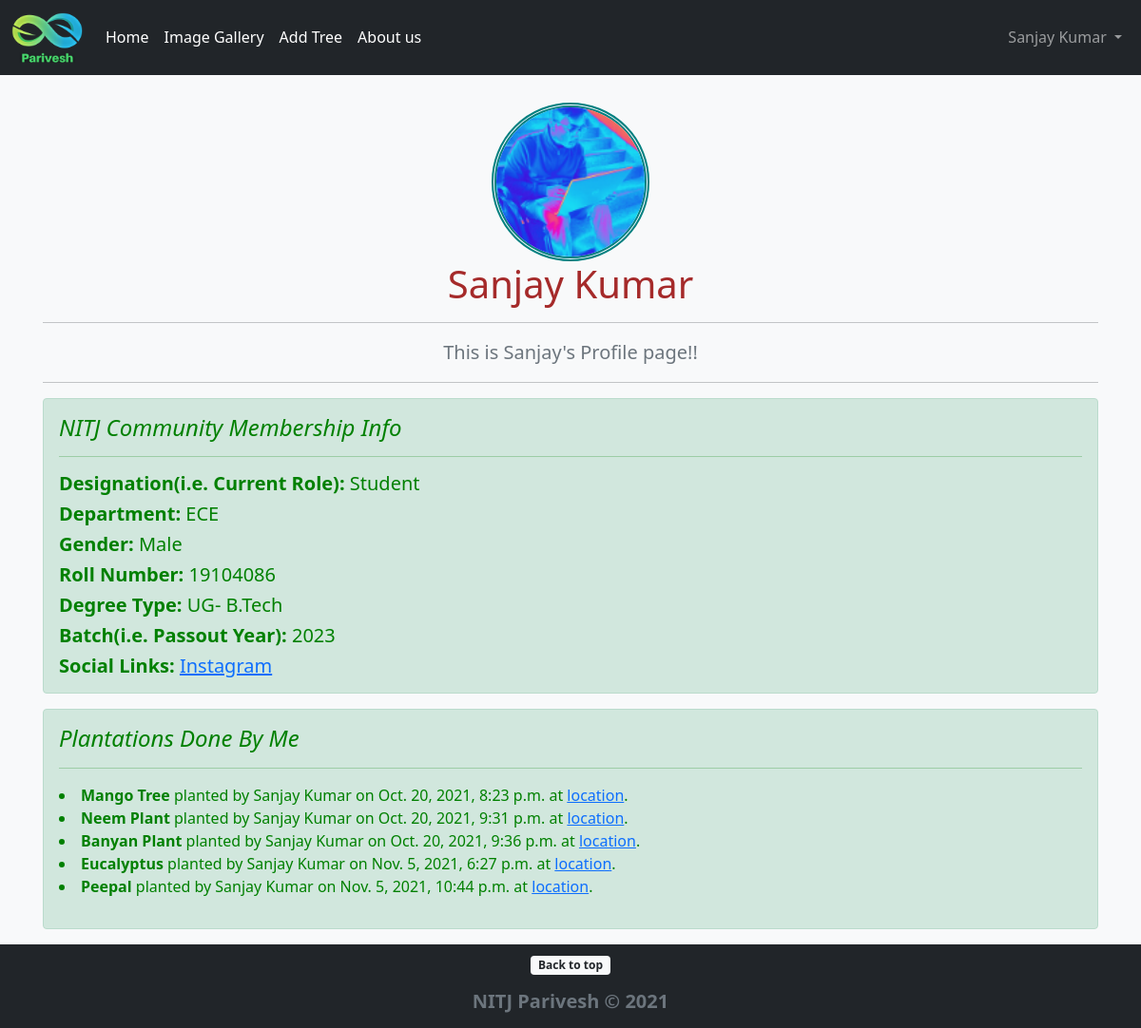
/Members/3/profile (signed in), run on the app's committed database.
### PariveshApp/models.py (models this page shows, shortened)
class Profile(models.Model):
    user = models.OneToOneField(User, null=True, on_delete=models.CASCADE)
    bio = models.TextField()
    profile_pic = models.ImageField(default='default_profile_pic.jpg', upload_to="profile_pics")
    designation = models.CharField(max_length=255)
    department = models.CharField(max_length=255)
    gender = models.CharField(max_length=255)
    roll_no = models.CharField(max_length=255,null=True,blank=True)
    degree_type = models.CharField(max_length=255,null=True,blank=True)
    batch = models.CharField(max_length=255,null=True,blank=True)
    website_url = models.URLField(null=True, blank=True)
    facebook_url = models.URLField(null=True, blank=True)
    instagram_url = models.URLField(null=True, blank=True)
    linkedin_url = models.URLField(null=True, blank=True)
    twitter_url = models.URLField(null=True, blank=True)

class Plantation(models.Model):
    plant_name = models.CharField(max_length=255)
    plant_loc = models.URLField()
    plant_pic = models.ImageField(default='default_plant_pic.jpg', upload_to='plant_pics')
    date_time = models.DateTimeField(default=timezone.now)
    planter  = models.ForeignKey(User, on_delete=CASCADE)
    remarks = models.TextField()

### Members/views.py (the view)
# urls.py: path('<int:pk>/profile',ShowProfilePageView.as_view(), name="show-profile-page"),
class ShowProfilePageView(DetailView):
    model = Profile
    template_name = 'registration/user_profile.html'
    def get_context_data(self, *args, **kwargs):
        context = super(ShowProfilePageView, self).get_context_data(*args, **kwargs)
        page_user = get_object_or_404(Profile, id=self.kwargs['pk'])
        context["page_user"] = page_user
        context["user_plants"] = Plantation.objects.filter(planter = page_user.user)
        return context

### Members/templates/registration/user_profile.html (shortened to what this page needs)
{% extends 'base.html' %}
{% load static %}
{% block content %}
<div class="container">
  <img class="mt-5 text-center" src="{{ page_user.profile_pic.url }}" style=" border: 5px double teal;border-radius:50%;display:block;width:15%;margin-left:auto;margin-right:auto;margin-top: 10px;"></img>
  <h1 class="text-center" style="color: brown;">{{ page_user.user.first_name }} {{ page_user.user.last_name }}</h1>
  <hr/>
      <p class="lead text-muted text-center">{{ page_user.bio }}</p>
  <hr/>
    <div class="alert alert-success" style="color: green;" role="alert">
      <h4 class="alert-heading"><i>NITJ Community Membership Info</i></h4>
      <hr>
      <h5 class="card-text"><b>Designation(i.e. Current Role):</b> {{ page_user.designation }}</h5>
      <h5 class="card-text"><b>Department:</b> {{ page_user.department }}</h5>
      <h5 class="card-text"><b>Gender:</b> {{ page_user.gender }}</h5>
      {% if page_user.roll_no %}
      <h5 class="card-text"><b>Roll Number:</b> {{ page_user.roll_no }}</h5>
      {% endif %}
      {% if page_user.degree_type %}
      <h5 class="card-text"><b>Degree Type:</b> {{ page_user.degree_type }}</h5>
      {% endif %}
      {% if page_user.batch %}
      <h5 class="card-text"><b>Batch(i.e. Passout Year):</b> {{ page_user.batch }}</h5>
      {% endif %}
      <h5 class="card-text"> <b>Social Links:</b>
          {% if page_user.instagram_url %}
            <a href="{{ page_user.instagram_url }}">Instagram</a> &ThickSpace;
          {% endif %}
      </h5>
    </div>
  {% if user_plants %}
  <div class="alert alert-success" style="color: green;" role="alert">
    <h4 class="alert-heading"><i>Plantations Done By Me</i></h4>
    <hr>
    <p>
        {% for plant in user_plants %}
        <li>
            <strong>{{ plant.plant_name }}</strong> planted by {{ plant.planter.first_name }} {{ plant.planter.last_name }} on {{ plant.date_time }} at <a href="{{ plant.plant_loc }}">location</a>.
        </li>
        {% endfor %}
    </p>
  {% endif %}
  </div>
</div>
{% endblock %}

### PariveshApp/templates/base.html (shortened to what this page needs)
<!doctype html>
<html lang="en" class="h-100">
{% load static %}
  <head>
<link rel="stylesheet" href="{% static 'css/bootstrap.min.css' %}">
    <link href="{% static 'css/sticky-footer-navbar.css' %}" rel="stylesheet">
    <link href="{% static 'css/headers.css' %}" rel="stylesheet">
  </head>
  <body class="d-flex flex-column h-100 bg-light">
  <header class="bg-dark text-white">
    <nav class="navbar navbar-expand-md navbar-dark fixed-top bg-dark">
      <div class="d-flex flex-wrap align-items-center justify-content-center justify-content-lg-start container-fluid">
          <a class="navbar-brand" href="/" style="font-weight: bold; color:greenyellow">
            <img src="{% static 'parivesh_icon.png' %}" alt="Parivesh Icon" width="75" class="d-inline-block align-text-center">
          </a>
          {% if user.is_authenticated %}
          <div class="collapse navbar-collapse" id="navbarSupportedContent">
            <ul class="nav col-12 col-lg-auto me-lg-auto mb-2 justify-content-center mb-md-0">
              <li class="nav-item">
                <a class="nav-link px-2 text-white" href="/">Home</a>
              </li>
              <li class="nav-item">
                <a class="nav-link px-2 text-white" href="{% url 'gallery' %}">Image Gallery</a>
              </li>
              <li class="nav-item">
                <a class="nav-link px-2 text-white" href="{% url 'add-plant' %}">Add Tree</a>
              </li>
              <li class="nav-item">
                <a class="nav-link px-2 text-white" href="{% url 'about-us' %}">About us</a>
              </li>
          </ul>
              <div class="text-end">
                <ul class="navbar-nav ml-auto">
                  <li class="nav-item dropdown">
                    <a class="nav-link dropdown-toggle" href="#" id="navbarDropdown" role="button" data-bs-toggle="dropdown" aria-expanded="false">
                      {{user.first_name}} {{user.last_name}}
                    </a>
                  </li>
                </ul>
              </div>
            </div>
            {% endif %}
    </nav>
  </header>
<main class="flex-shrink-0">
  {% block content %}
  {% endblock %}
</main>
<footer class="footer mt-auto py-2 bg-dark">
  <div class="container text-center">
    <p><a href="#"><span class="badge bg-light text-dark">Back to top</span></a></p>
    <span class="text-muted">
      <h5><strong>NITJ Parivesh &copy; 2021</strong></h5>
    </span>
  </div>
</footer>
  </body>
</html>

### PariveshApp/static/css/sticky-footer-navbar.css (style rules this page uses)
main > .container { padding: 60px 15px 0; }

### PariveshApp/static/css/headers.css (style rules this page uses)
.dropdown-toggle { outline: 0; }

### data on the page
Profile: profile_pic (picture), user.first_name "Sanjay", user.last_name "Kumar", bio "This is Sanjay's Profile page!!", designation "Student", department "ECE", gender "Male", roll_no "19104086", degree_type "UG- B.Tech", batch "2023"
Plantation: plant_name "Mango Tree", planter.first_name "Sanjay", planter.last_name "Kumar", date_time "Oct. 20, 2021, 8:23 p.m."
Plantation: plant_name "Neem Plant", planter.first_name "Sanjay", planter.last_name "Kumar", date_time "Oct. 20, 2021, 9:31 p.m."
Plantation: plant_name "Banyan Plant", planter.first_name "Sanjay", planter.last_name "Kumar", date_time "Oct. 20, 2021, 9:36 p.m."
Plantation: plant_name "Eucalyptus", planter.first_name "Sanjay", planter.last_name "Kumar", date_time "Nov. 5, 2021, 6:27 p.m."
Plantation: plant_name "Peepal", planter.first_name "Sanjay", planter.last_name "Kumar", date_time "Nov. 5, 2021, 10:44 p.m."

### other printed values
{{ user.first_name }} "Sanjay"
{{ user.last_name }} "Kumar"
